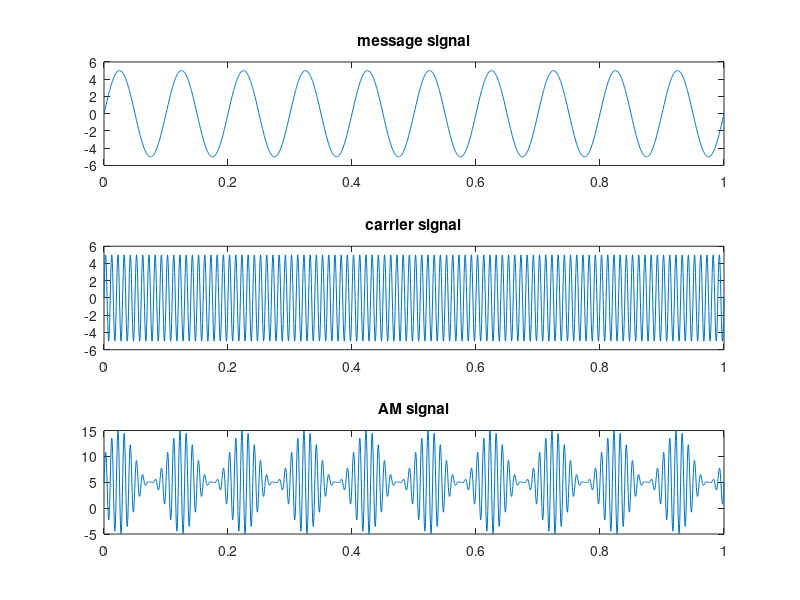

Here is the MATLAB script that generated this plot:
Am = 5;
Ac = 5;
m = 1;
f = 10;
fc = 10*f;
F = 2000;
T = 1/F;

t = 0:T:1;

subplot(311);
mS = Am*sin(2*pi*f*t);
plot(t,mS);
title('message signal');

subplot(312);
cS = Ac*sin(2*pi*fc*t); 
plot(t,cS);
title('carrier signal'); 

subplot(313);
y = Ac + Am*(1+m*sin(2*pi*f*t)).*sin(2*pi*fc*t);
plot(t,y);
title('AM signal');